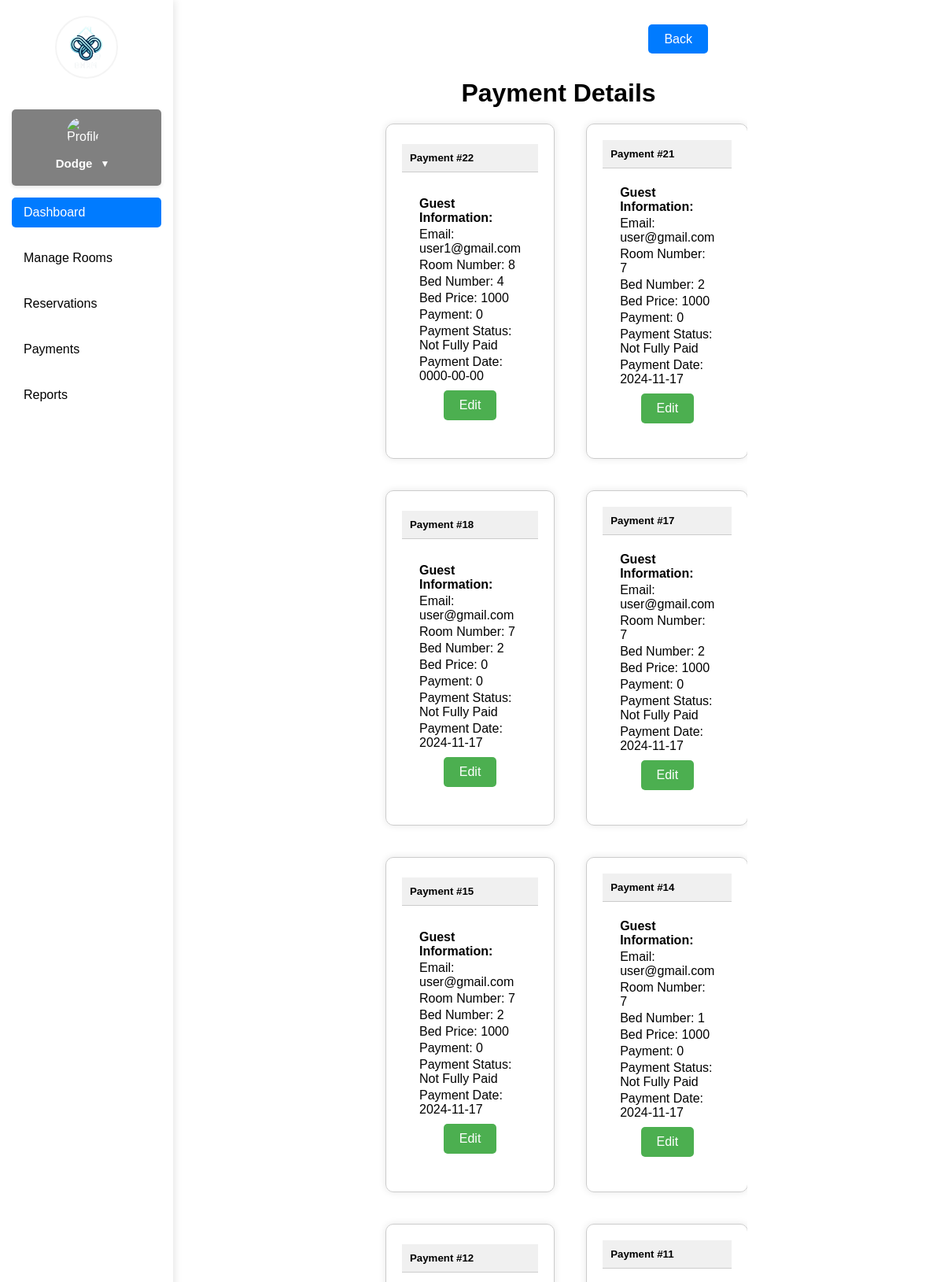
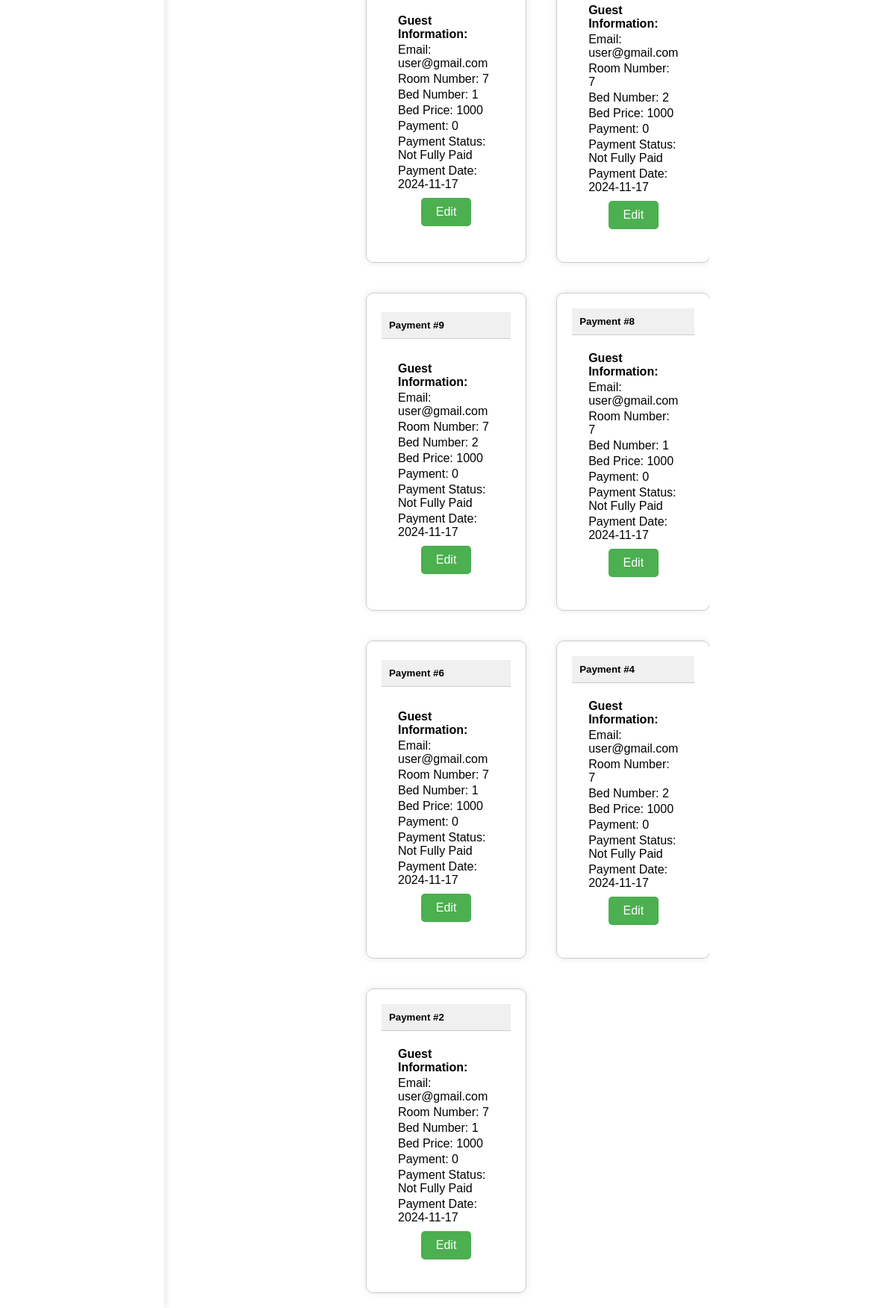
/payment.php (signed in), run on an earlier commit of the app's database (2 pictures, top to bottom).
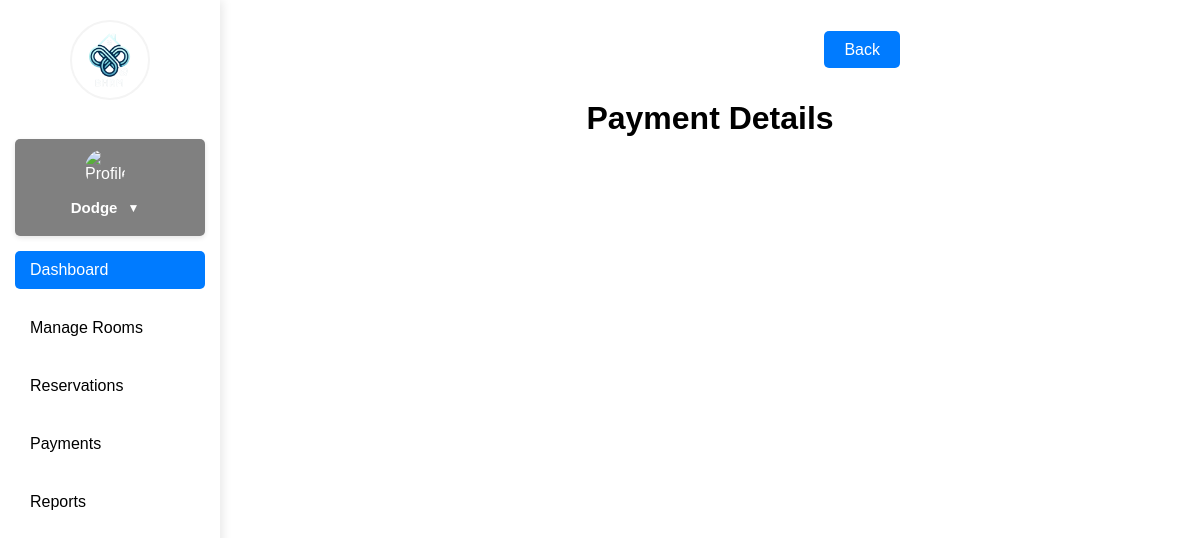
And on a later commit of the database.
### tables this page shows
CREATE TABLE `payments` (
  `id` int(255) NOT NULL,
  `email` varchar(255) NOT NULL,
  `room_no` int(255) NOT NULL,
  `bed_no` int(255) NOT NULL,
  `bed_price` int(255) NOT NULL,
  `payment` int(255) NOT NULL,
  `pay_stat` varchar(255) NOT NULL,
  `pay_date` date DEFAULT NULL,
  `hname` varchar(255) NOT NULL
);

### payment.php (the view, shortened to what this page needs)
<?php require 'php/connection.php';
?>
<!DOCTYPE html>
<html lang="en">
<head>
</head>
<body>
    <?php include 'navigationbar.php'; ?>
    <?php if(!empty($_SESSION['role']) && $_SESSION['role'] == 'landlord'): ?>
        <div class="back">
            <div>
                <a class='btn' href='managereservation.php'>Back</a>
            </div>
        </div>
    <?php endif; ?>
    <?php
        if (!empty($_SESSION) && $_SESSION['role'] == 'landlord') {
            $hname = $_SESSION['hname'];
            $query = "SELECT * FROM reservation WHERE hname = '$hname' AND res_stat = 'Confirmed' order by id desc";
            $result = mysqli_query($conn, $query);
            $confirmedReservations = [];
            while ($fetch = mysqli_fetch_assoc($result)) {
                $confirmedReservations[] = $fetch['email'];
            }
        }
    ?>
    <?php if (!empty($_SESSION) && $_SESSION['role'] == 'landlord'): ?>
        <h1>Payment Details</h1>
    <?php endif; ?>
    <div class="container">
        <?php
        if (!empty($_SESSION) && $_SESSION['role'] == 'landlord' && !empty($confirmedReservations)) {
            foreach ($confirmedReservations as $uname) {
                $query = "SELECT * FROM payments WHERE hname = '$hname' AND email = '$uname' order by id desc";
                $result = mysqli_query($conn, $query);
                while ($fetch = mysqli_fetch_assoc($result)) {
        ?>
        <div class="card">
            <div class="card-header">
                <h5>Payment #<?php echo $fetch['id']; ?></h5>
            </div>
            <div class="card-body">
                <div class="row">
                    <div class="col-md-6">
                        <p><strong>Guest Information:</strong></p>
                        <p>Email: <?php echo $fetch['email']; ?></p>
                        <p>Room Number: <?php echo $fetch['room_no']; ?></p>
                        <p>Bed Number: <?php echo $fetch['bed_no']; ?></p>
                        <p>Bed Price: <?php echo $fetch['bed_price']; ?></p>
                        <p>Payment: <?php echo $fetch['payment']; ?></p>
                        <p>Payment Status: <?php echo $fetch['pay_stat']; ?></p>
                        <p>Payment Date: <?php echo $fetch['pay_date']; ?></p>
                    </div>
                </div>
                <?php if (!empty($_SESSION["uname"]) && !empty($_SESSION["role"]) && $_SESSION['role'] == 'landlord') { ?>
                <div class="button-row">
                    <div class="button-col">
                    <a href="php/payfunction.php?id=<?php echo $fetch['id']; ?>"><button>Edit</button></a>
                    </div>
                </div>
                <?php } ?>
            </div>
        </div>
        <?php
                }
            }
        }
        ?>
    </div>
</body>
</html>

What changed in the data, as far as the page shows it:
removed payments: id "22", email "user1@gmail.com", room_no "8", bed_no "4", bed_price "1000", payment "0", pay_stat "Not Fully Paid", pay_date "0000-00-00"
removed payments: id "21", email "user@gmail.com", room_no "7", bed_no "2", bed_price "1000", payment "0", pay_stat "Not Fully Paid", pay_date "2024-11-17"
removed payments: id "18", email "user@gmail.com", room_no "7", bed_no "2", bed_price "0", payment "0", pay_stat "Not Fully Paid", pay_date "2024-11-17"
removed payments: id "17", email "user@gmail.com", room_no "7", bed_no "2", bed_price "1000", payment "0", pay_stat "Not Fully Paid", pay_date "2024-11-17"
removed payments: id "15", email "user@gmail.com", room_no "7", bed_no "2", bed_price "1000", payment "0", pay_stat "Not Fully Paid", pay_date "2024-11-17"
removed payments: id "14", email "user@gmail.com", room_no "7", bed_no "1", bed_price "1000", payment "0", pay_stat "Not Fully Paid", pay_date "2024-11-17"
removed payments: id "12", email "user@gmail.com", room_no "7", bed_no "1", bed_price "1000", payment "0", pay_stat "Not Fully Paid", pay_date "2024-11-17"
removed payments: id "11", email "user@gmail.com", room_no "7", bed_no "2", bed_price "1000", payment "0", pay_stat "Not Fully Paid", pay_date "2024-11-17"
removed payments: id "9", email "user@gmail.com", room_no "7", bed_no "2", bed_price "1000", payment "0", pay_stat "Not Fully Paid", pay_date "2024-11-17"
removed payments: id "8", email "user@gmail.com", room_no "7", bed_no "1", bed_price "1000", payment "0", pay_stat "Not Fully Paid", pay_date "2024-11-17"
removed payments: id "6", email "user@gmail.com", room_no "7", bed_no "1", bed_price "1000", payment "0", pay_stat "Not Fully Paid", pay_date "2024-11-17"
removed payments: id "4", email "user@gmail.com", room_no "7", bed_no "2", bed_price "1000", payment "0", pay_stat "Not Fully Paid", pay_date "2024-11-17"
removed payments: id "2", email "user@gmail.com", room_no "7", bed_no "1", bed_price "1000", payment "0", pay_stat "Not Fully Paid", pay_date "2024-11-17"
